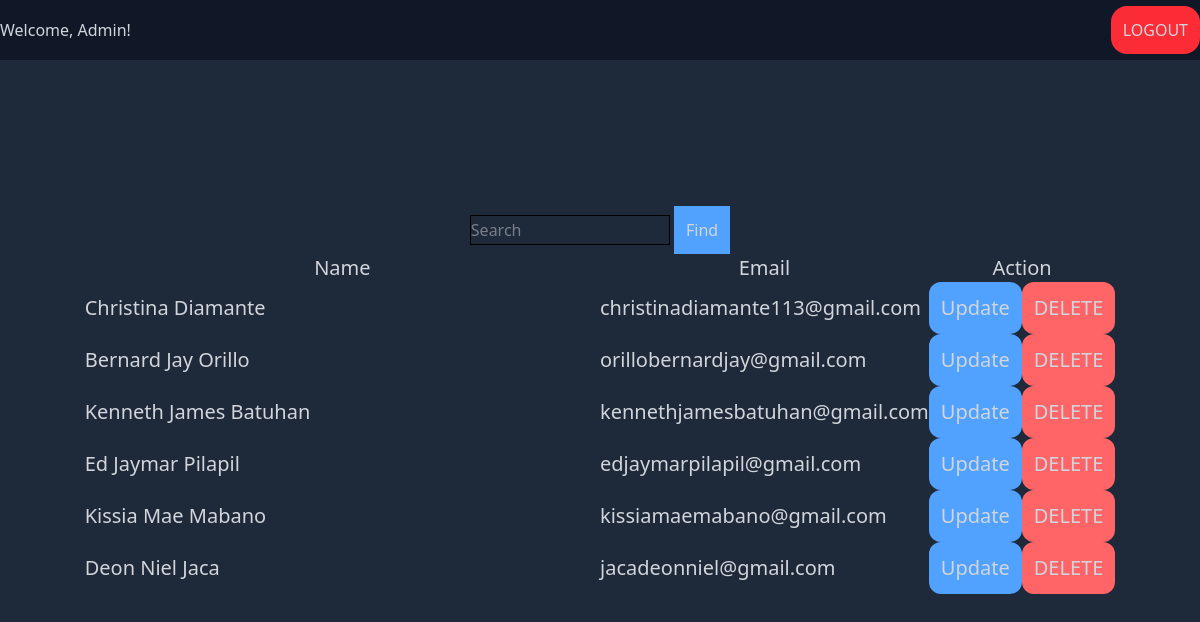
Before: /dashboard (signed in) with the older database file.
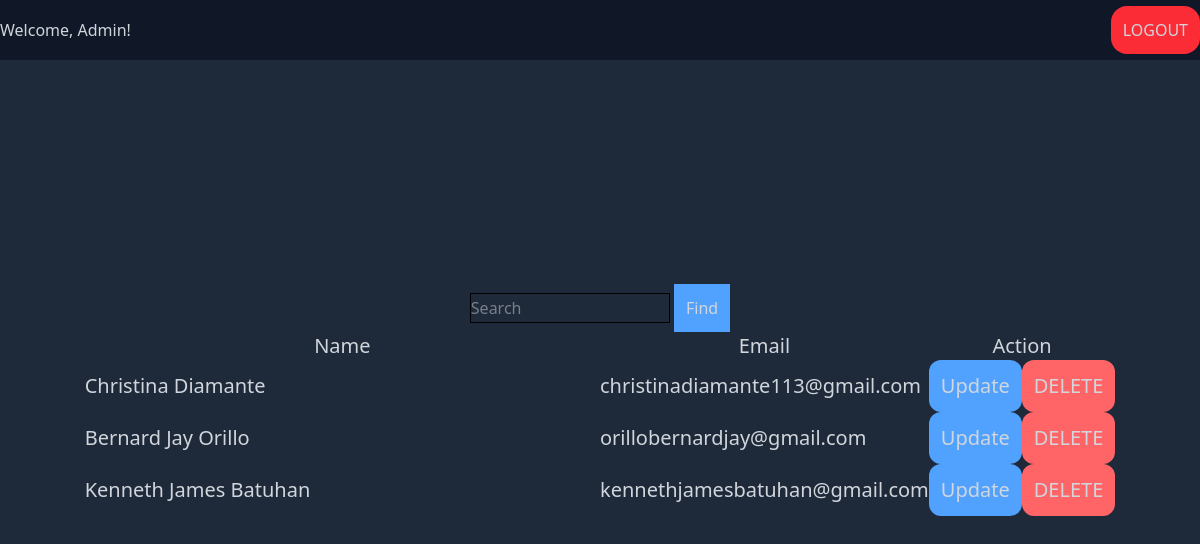
After: the same page with the newer database file.
### tables this page shows
CREATE TABLE user (user_id INTEGER PRIMARY KEY AUTOINCREMENT, firstname TEXT, lastname TEXT, email TEXT, username TEXT, password TEXT, isAdmin BOOLEAN);

### app.py (the view)
@app.route('/dashboard')
def dashboard():
    user = session.get('user')
    registered_users = db.get_all_users()
    if user:
        return render_template('dashboard.html', user=user, registered_users=registered_users)
    return redirect(url_for('index'))

### db.py (called while the page is built)
def connect_to_db():
    conn = sqlite3.connect(db)
    conn.row_factory = sqlite3.Row
    return conn

def get_all_users():
    with connect_to_db() as conn:
        users = conn.execute('SELECT * FROM user').fetchall()
        users = [dict(user) for user in users]
        return users

### templates/dashboard.html (shortened to what this page needs)
<!DOCTYPE html>
<html lang="en">
<head>
    <link rel="stylesheet" href="{{url_for('static', filename='css/output.css')}}">
</head>
<body>
    <div  class="w-screen h-screen flex flex-col justify-center items-center bg-gray-800 text-gray-300">
        <div class="w-full h-[60px] bg-gray-900 fixed top-0 flex flex-row justify-between items-center">
            <p>Welcome,
                {%if user['isAdmin']%}
                    Admin!
                {%else%}
                    {{user['firstname']}} {{user['lastname']}}!
                {%endif%}
            </p>
            <form action="/logout">
                <button type="submit" class=" bg-red-500 p-3 rounded-2xl">LOGOUT</button>
            </form>
        </div>
        {%if user['isAdmin']%}
            <form action="/search" method="POST">
                <input type="text" name="search_query" value="{{search_query}}" placeholder="Search" class="focus:outline-none border-1 border-black w-[200px] h-[30px]">
                <button type="submit" class="bg-blue-400 p-3">Find</button>
            </form>
            <table class="text-xl">
                <thead>
                    <tr class="text-center">
                        <td class="w-1/2">Name</td>
                        <td>Email</td>
                        <td>Action</td>
                    </tr>
                </thead>
                <tbody>
                    {%for registered_user in registered_users%}
                        <tr>
                            <td>{{registered_user['firstname']}} {{registered_user['lastname']}}</td>
                            <td>{{registered_user['email']}}</td>
                            <td class="flex">
                                <form action="/update">
                                    <button type="submit" class="bg-blue-400 rounded-xl p-3">Update</button>
                                </form>
                                <form action="/delete-user" method="POST">
                                    <button type="button" onclick="confirmDelete(this)" class="bg-red-400 rounded-xl p-3">DELETE</button>
                                </form>
                            </td>
                        </tr>
                    {%endfor%}
                </tbody>
            </table>
        {%endif%}
    </div>
</body>
</html>

Changed rows visible on the page:
removed user: firstname "Ed Jaymar", lastname "Pilapil", email "edjaymarpilapil@gmail.com"
removed user: firstname "Kissia Mae", lastname "Mabano", email "kissiamaemabano@gmail.com"
removed user: firstname "Deon Niel", lastname "Jaca", email "jacadeonniel@gmail.com"
